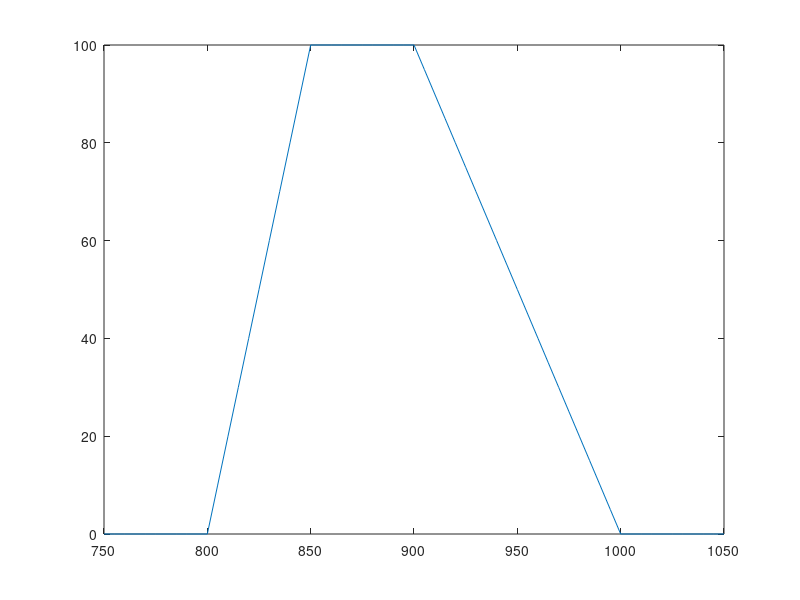

The MATLAB script that drew this image:
% Generate a payoff function for a call with strike K
call = @(K) (@(S) max(S-K,0));

strikes   = [800 850 900 950 1000];
available = arrayfun(call, strikes, 'un', 0);
portfolio = [2   -2  -1  0   1];

% Payoff function with that portfolio
payoff = @(S) cellfun(@(call) call(S), available)*portfolio';

support = 750:5:1050;
plot(support, arrayfun(payoff,support))
